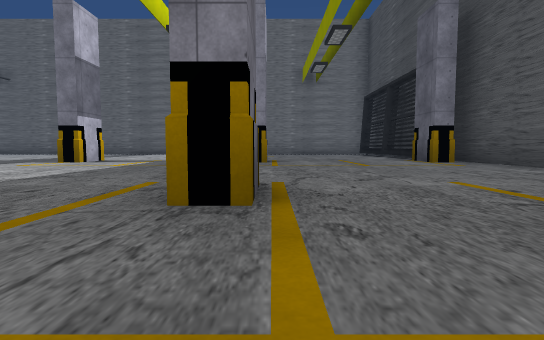
view 1 (above)

16 first-person views from a walk through a 3-D level made in the Unity game engine. The camera is 0.59 m above the floor, tilts 4° down and sees 80° across. The floor is counted in squares, 2 m on a side. Each view is taken from the middle of a square. On the plan, view 1 faces up. The plan holds only what a view shows up to about 9 squares ahead; the rest is blank. The place goes on beyond the plan. The player character is not drawn. Some surface patterns are stand-ins.

view 2
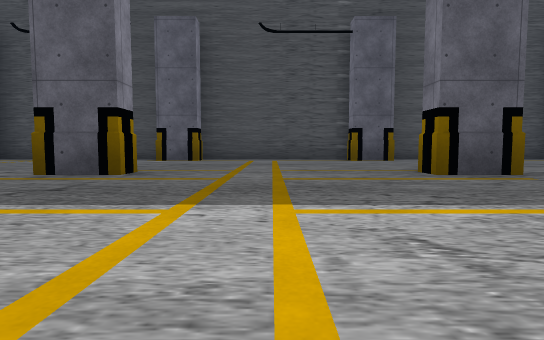

view 3
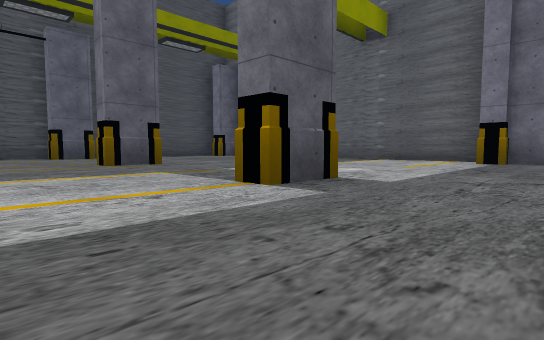

view 4
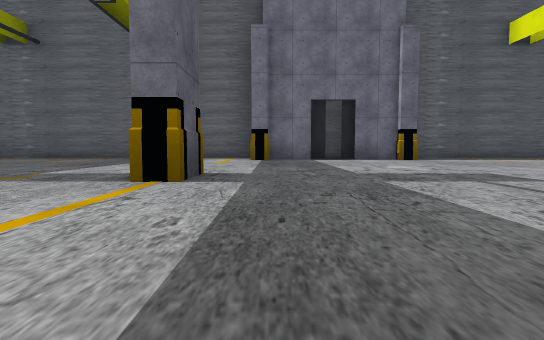

view 5
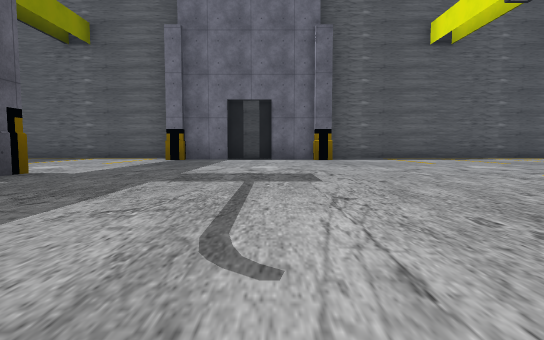

view 6
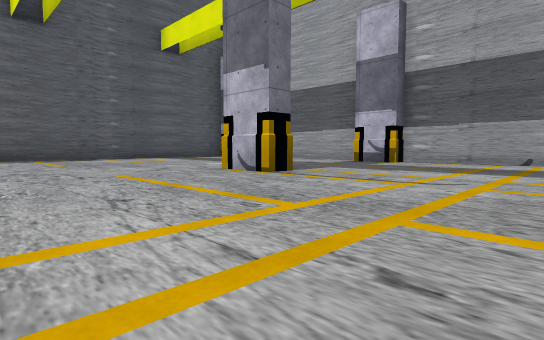

view 7
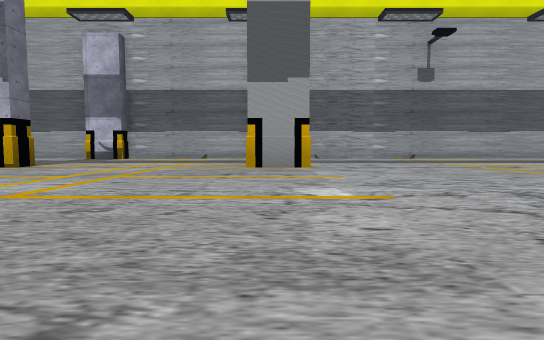

view 8
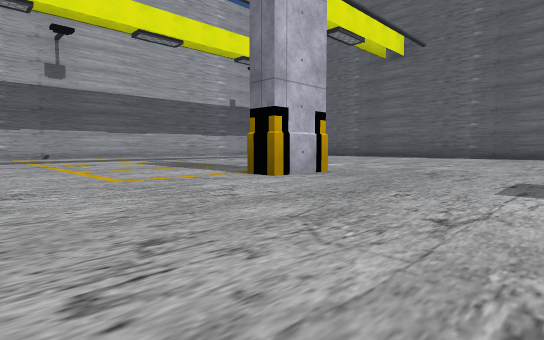

view 9
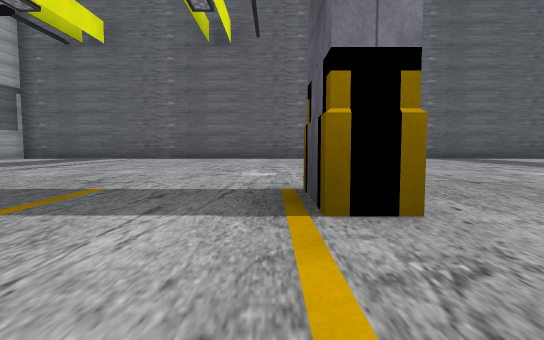

view 10
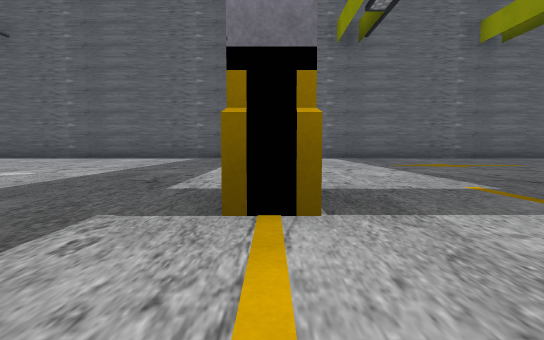

view 11
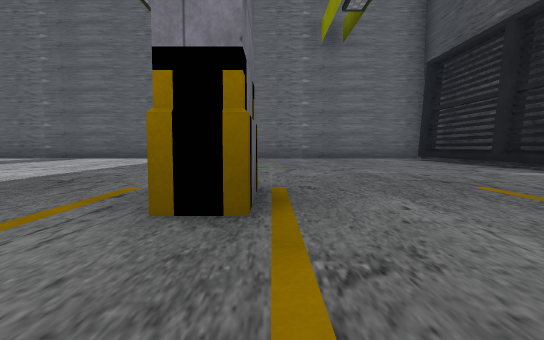

view 12
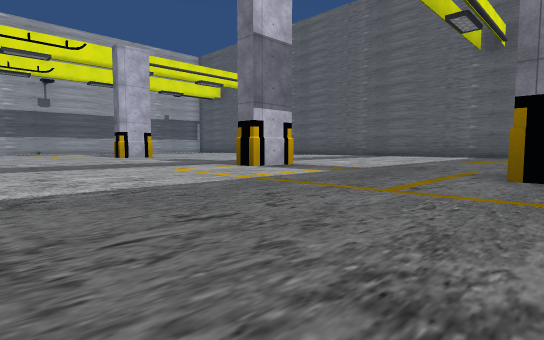

view 13
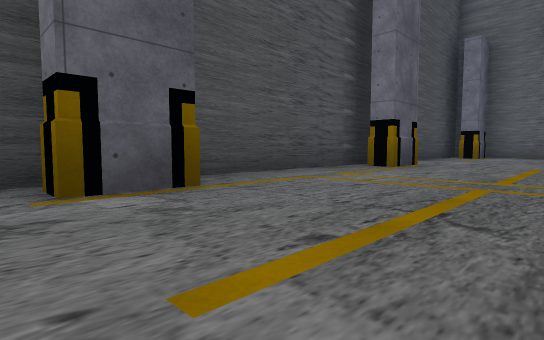

view 14
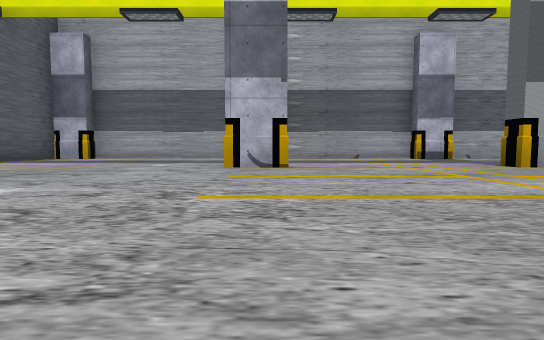

view 15
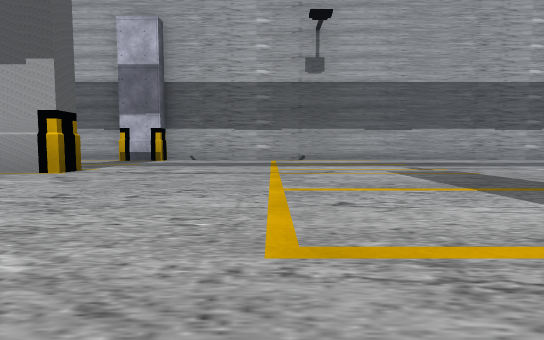

view 16
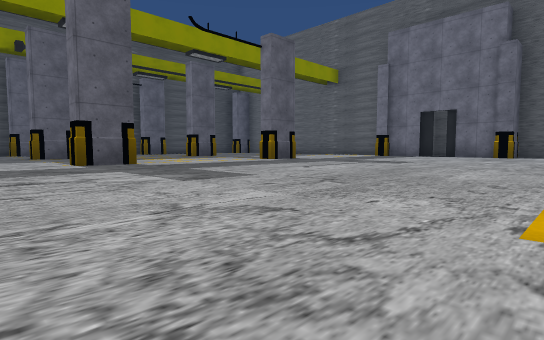

### Floor plan
Points are (right, up) in squares from view 1. A wall is a line through its corners. A room is listed if a view was taken in it or the views show most of it. See-through windows are left out.
Room 1 (views 1, 2, 3, 4, 5, 6, 7, 8, 9, 10, 11, 12, 13, 14, 15, 16)
walls: (-4.2, 1.5) (-4.2, 2.6) (-3.8, 2.6); (-9.3, 7.4) (-9.3, 6.4) (-9.8, 6.4) (-9.8, 7.4); (-3.8, 7.4) (-3.8, 6.4) (-4.2, 6.4); (-13.2, 2.6) (-12.7, 2.6) (-12.7, 1.6) (-13.2, 1.6); (-4.2, -2.8) (-4.2, -1.8) (-3.8, -1.8); (-0.1, 2.5) (-0.1, 1.6) (-0.5, 1.6) (-0.5, 2.6); (-13.2, -1.8) (-12.7, -1.8) (-12.7, -2.8); (-0.1, 7.2) (-0.1, 6.4) (-0.6, 6.4); (-0.5, -2.8) (-0.5, -1.8) (0, -1.8); (-16.2, 2.6) (-16.2, 1.6) (-16.5, 1.6) (-16.5, -1.8) (-16.2, -1.8) (-16.2, -2.8); (-5, -6.6) (-4.5, -6.6); (-6.4, -6.8) (-4.9, -6.8); (-8.1, -6.8) (-6.6, -6.8); (-6.9, -7.5) (-6.2, -7.5); (3.6, 1.6) (3.2, 1.6) (3.2, 2.6) (3.6, 2.6); (-4.5, -7.5) (3.2, -7.5) (3.2, -6.6) (3.6, -6.6); (3.6, 6.4) (3.2, 6.4) (3.2, 7.4); (-16.5, -2.9) (-16.5, -6.6) (-16.2, -6.6) (-16.2, -7.5) (-8.4, -7.5) (-8.4, -6.6) (-8, -6.6); (3.4, 7.8) (3.4, 12.5); (3.2, -2.8) (3.2, -1.8) (3.6, -1.8); (3.9, 9.6) (3.9, 13.5) (-16.5, 13.5) (-16.5, 2.5); (3.9, -6.9) (3.9, 7)

Where each view was taken, in squares from view 1:
view 1: 0 up, 0 right, facing up
view 2: 0 up, 4 left, facing right
view 3: 0 up, 6 left, facing down-right
view 4: 1 up, 5 left, facing down
view 5: 1 up, 7 left, facing down
view 6: 1 up, 10 left, facing down-left
view 7: 2 up, 8 left, facing left
view 8: 4 up, 7 left, facing up-left
view 9: 5 up, 10 left, facing up
view 10: 5 up, 4 left, facing up
view 11: 5 up, 0 right, facing up
view 12: 3 up, 0 right, facing up-left
view 13: 3 up, 1 right, facing down-right
view 14: 2 down, 8 left, facing left
view 15: 5 up, 9 left, facing left
view 16: 4 up, 10 left, facing down-right
